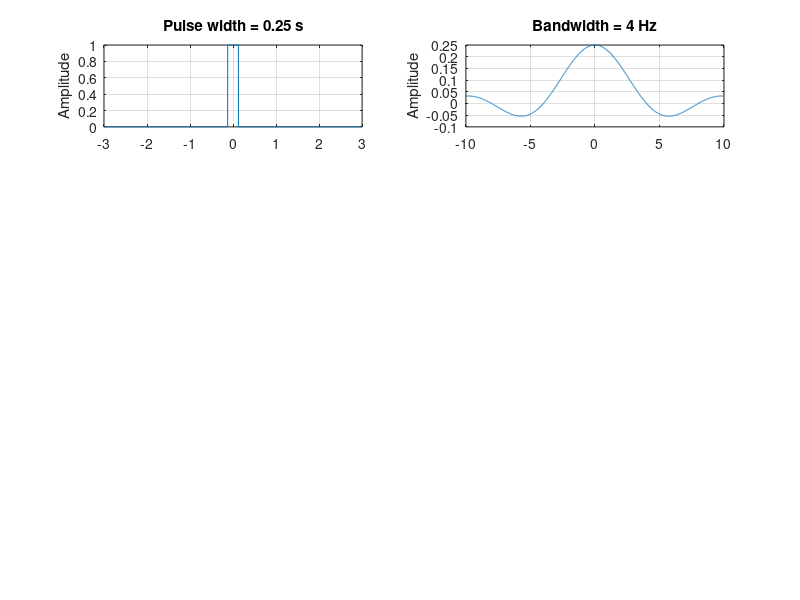

This figure's MATLAB source: (Note: this script raises an error after producing the figure.)
t = linspace(-3, 3, 3001);
frequencies = linspace(-10, 10, 3001);
tau_values = [0.25 0.5 1 2];

for i = 1:length(tau_values)
    tau = tau_values(i);

    x = abs(t) <= tau / 2;
    X = tau * sinc(frequencies * tau);
    bandwidth = 1 / tau;

    subplot(4, 2, 2*i - 1)
    plot(t, x)
    grid on
    ylabel("Amplitude")
    title(sprintf("Pulse width = %g s", tau))

    subplot(4, 2, 2*i)
    plot(frequencies, X)
    grid on
    ylabel("Amplitude")
    title(sprintf("Bandwidth = %g Hz", bandwidth))

    xline(bandwidth, "r")
    xline(-bandwidth, "r")

    if i == length(tau_values)
        subplot(4, 2, 2*i - 1)
        xlabel("Time [s]")

        subplot(4, 2, 2*i)
        xlabel("Frequency [Hz]")
    end
end
